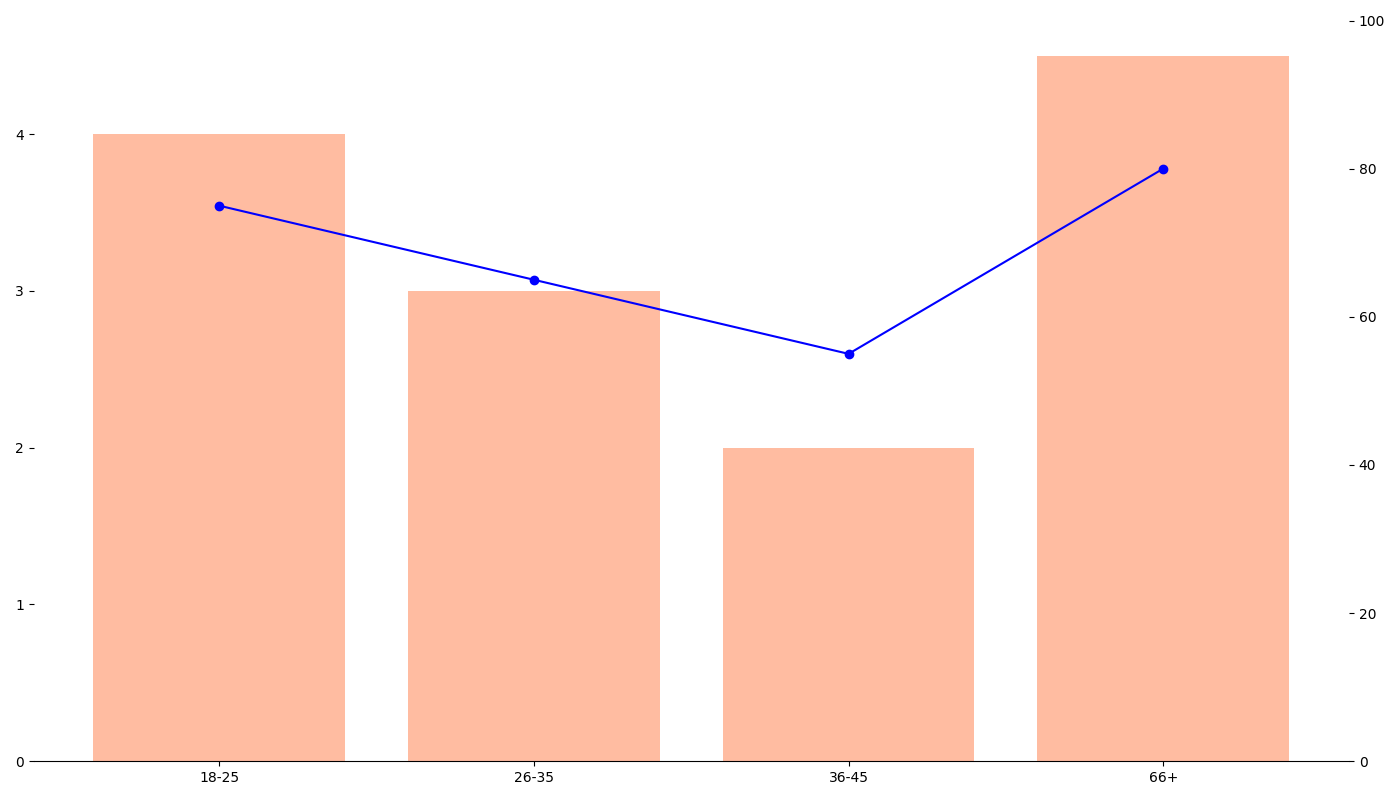

This chart was generated by the following Python code:
import matplotlib.pyplot as plt
import numpy as np

age_groups = ['18-25', '26-35', '36-45', '66+']
avg_books_read = [4, 3, 2, 4.5]
enjoy_reading_percentages = [75, 65, 55, 80]

positions = np.arange(len(age_groups))

fig, ax1 = plt.subplots(figsize=(14, 8))

# Simplified bar plot without stylistic elements
single_color = '#FFA07A'
ax1.bar(positions, avg_books_read, color=single_color, alpha=0.7)
ax1.set_xticks(positions)
ax1.set_xticklabels(age_groups)

ax2 = ax1.twinx()
ax2.plot(positions, enjoy_reading_percentages, color='blue', linestyle='-', marker='o')
ax2.set_ylim(0, 100)

# Remove borders, grids, and right spine color setting
ax1.spines['top'].set_visible(False)
ax1.spines['right'].set_visible(False)
ax1.spines['left'].set_visible(False)
ax1.spines['bottom'].set_visible(False)
ax2.spines['top'].set_visible(False)
ax2.spines['right'].set_visible(False)
ax2.spines['left'].set_visible(False)

plt.tight_layout()
plt.show()
